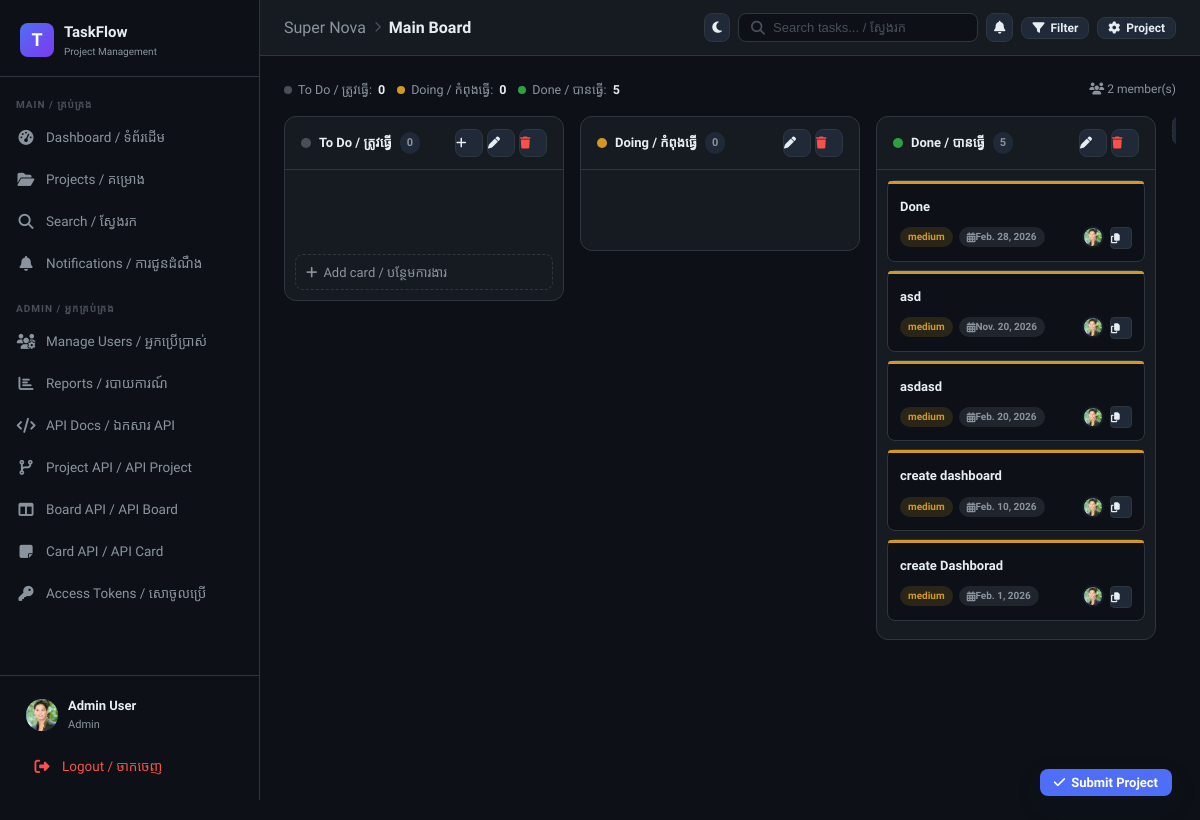
/projects/3/boards/3/ (signed in), run on the app's committed database.
### core/models.py (models this page shows, shortened)
class User(AbstractUser):
    ROLE_CHOICES = [("admin", "Admin"), ("member", "Member")]
    role = models.CharField(max_length=10, choices=ROLE_CHOICES, default="member")
    avatar = models.ImageField(upload_to="avatars/", blank=True, null=True)
    is_active = models.BooleanField(default=True)
    @property
    def is_admin(self):
        return self.role == "admin"

class Project(models.Model):
    STATUS_CHOICES = [("active", "Active"), ("archived", "Archived")]
    owner = models.ForeignKey(
        User, on_delete=models.CASCADE, related_name="owned_projects"
    )
    name = models.CharField(max_length=150)
    description = models.TextField(blank=True)
    status = models.CharField(
        max_length=20,
        choices=[("active", "Active"), ("completed", "Completed")],
        default="active",
    )
    created_at = models.DateTimeField(auto_now_add=True)
    deadline = models.DateField(null=True, blank=True)
    updated_at = models.DateTimeField(auto_now=True)

class Board(models.Model):
    project = models.ForeignKey(
        Project, on_delete=models.CASCADE, related_name="boards"
    )
    name = models.CharField(max_length=100)
    background = models.CharField(max_length=50, blank=True, default="#1e293b")
    position = models.IntegerField(default=0)
    created_at = models.DateTimeField(auto_now_add=True)
    class Meta:
        ordering = ["position"]

class List(models.Model):
    board = models.ForeignKey(Board, on_delete=models.CASCADE, related_name="lists")
    title = models.CharField(max_length=100)
    position = models.IntegerField(default=0)
    created_at = models.DateTimeField(auto_now_add=True)
    class Meta:
        ordering = ["position"]

class Card(models.Model):
    PRIORITY_CHOICES = [
        ("low", "Low"),
        ("medium", "Medium"),
        ("high", "High"),
        ("critical", "Critical"),
    ]
    STATUS_CHOICES = [("todo", "To Do"), ("doing", "Doing"), ("done", "Done")]
    list = models.ForeignKey(List, on_delete=models.CASCADE, related_name="cards")
    created_by = models.ForeignKey(
        User, on_delete=models.CASCADE, related_name="created_cards"
    )
    title = models.CharField(max_length=200)
    description = models.TextField(blank=True)
    priority = models.CharField(
        max_length=10, choices=PRIORITY_CHOICES, default="medium"
    )
    status = models.CharField(max_length=10, choices=STATUS_CHOICES, default="todo")
    deadline = models.DateField(null=True, blank=True)
    position = models.IntegerField(default=0)
    labels = models.ManyToManyField(Label, blank=True, related_name="cards")
    assignees = models.ManyToManyField(
        User, blank=True, related_name="assigned_cards", through="CardAssignment"
    )
    created_at = models.DateTimeField(auto_now_add=True)
    updated_at = models.DateTimeField(auto_now=True)
    class Meta:
        ordering = ["position"]
    @property
    def is_overdue(self):
        if self.deadline and self.status != "done":
            return self.deadline < timezone.now().date()
        return False

### core/views.py (the view)
# urls.py: path('projects/<int:project_id>/boards/<int:board_id>/', views.board_view, name='board'),
@login_required
def board_view(request, project_id, board_id):
    project = get_object_or_404(Project, id=project_id)
    board = get_object_or_404(Board, id=board_id, project=project)
    if not can_access_project(request.user, project):
        return redirect("projects")
    can_lead = is_project_leader(request.user, project)
    visible_cards = Card.objects.prefetch_related("assignees", "labels")
    if not can_lead:
        visible_cards = visible_cards.filter(Q(assignees=request.user) | Q(status="todo")).distinct()
    lists = list(
        board.lists.prefetch_related(
            Prefetch("cards", queryset=visible_cards, to_attr="visible_cards")
        ).all()
    )
    for lst in lists:
        lst.can_add_card = can_lead and list_status(lst) == "todo"
    members = ProjectMember.objects.filter(project=project).select_related("user")
    labels = project.labels.all()
    all_boards = project.boards.all()
    context = {
        "project": project,
        "board": board,
        "lists": lists,
        "members": members,
        "labels": labels,
        "all_boards": all_boards,
        "can_lead": can_lead,
        "unread_count": request.user.notifications.filter(is_read=False).count(),
    }
    return render(request, "board/kanban.html", context)

### templates/board/kanban.html (shortened to what this page needs)
{% extends 'base.html' %}
{% block page_title %}
<div style="display:flex;align-items:center;gap:8px">
  <a href="{% url 'project_detail' project.id %}" style="color:var(--text-muted);text-decoration:none;font-weight:400">{{ project.name }}</a>
  <i class="fa-solid fa-chevron-right" style="font-size:11px;color:var(--text-faint)"></i>
  <span>{{ board.name }}</span>
</div>
{% endblock %}
{% block topbar_extra %}
<div style="display:flex;gap:8px;align-items:center">
  <button class="btn btn-secondary btn-sm" onclick="showModal('filterModal')">
    <i class="fa-solid fa-filter"></i> Filter
  </button>
  <a href="{% url 'project_detail' project.id %}" class="btn btn-secondary btn-sm">
    <i class="fa-solid fa-gear"></i> Project
  </a>
</div>
{% endblock %}
{% block content %}
<div style="display:flex;align-items:center;gap:12px;margin-bottom:16px;flex-wrap:wrap">
  {% for l in lists %}
  <div style="display:flex;align-items:center;gap:6px;font-size:12.5px;color:var(--text-muted)">
    <span style="width:8px;height:8px;border-radius:50%;background:{% if 'Do' in l.title and 'ing' in l.title %}var(--yellow){% elif 'Done' in l.title %}var(--green){% else %}var(--text-faint){% endif %}"></span>
    {{ l.title }}: <strong style="color:var(--text-primary)">{{ l.visible_cards|length }}</strong>
  </div>
  {% endfor %}
  <div style="margin-left:auto;display:flex;gap:8px">
    <div style="font-size:12px;color:var(--text-muted)">
      <i class="fa-solid fa-users"></i> {{ members|length }} member(s)
    </div>
  </div>
</div>
<div class="kanban-board" id="kanbanBoard">
  {% for list in lists %}
  <div class="kanban-col" data-list-id="{{ list.id }}">
    <div class="kanban-col-header">
      <div style="display:flex;align-items:center;gap:8px">
        <span style="width:10px;height:10px;border-radius:50%;background:{% if 'Doing' in list.title %}var(--yellow){% elif 'Done' in list.title %}var(--green){% else %}var(--text-faint){% endif %}"></span>
        <span class="kanban-col-title">{{ list.title }}</span>
        <span class="col-count">{{ list.visible_cards|length }}</span>
      </div>
      <div style="display:flex;align-items:center;gap:4px;">
        {% if list.can_add_card %}
        <button class="btn btn-icon btn-secondary" style="width:28px;height:28px;padding:0;font-size:12px" onclick="toggleAddCard({{ list.id }})">
          <i class="fa-solid fa-plus"></i>
        </button>
        {% endif %}
        {% if can_lead %}
        <button class="btn btn-icon btn-secondary" style="width:28px;height:28px;padding:0;font-size:12px" onclick="openListEditModal({{ list.id }}, '{{ list.title|escapejs }}')" title="Rename list">
          <i class="fa-solid fa-pen"></i>
        </button>
        <form method="post" action="{% url 'list_delete' list.id %}" style="display:inline" onsubmit="return confirm('Delete this list and all its cards?')">
          <button type="submit" class="btn btn-icon btn-secondary" style="width:28px;height:28px;padding:0;font-size:12px;color:var(--red,#ef4444)" title="Delete list">
            <i class="fa-solid fa-trash"></i>
          </button>
        </form>
        {% endif %}
      </div>
    </div>
    <div class="kanban-cards" id="cards-{{ list.id }}"{% if can_lead %} ondragover="dragOver(event)" ondrop="drop(event, {{ list.id }})"{% endif %}>
      {% for card in list.visible_cards %}
      <div class="kanban-card" id="card-{{ card.id }}"{% if can_lead %} draggable="true"
           ondragstart="dragStart(event, {{ card.id }})"
           ondragend="dragEnd(event)"{% endif %}
           onclick="window.location='{% url 'card_detail' card.id %}'">
        <div class="card-priority-bar {{ card.priority }}"></div>
        <div class="kanban-card-title">{{ card.title }}</div>
        <div class="card-meta">
          <span class="badge badge-{{ card.priority }}" style="font-size:10px">{{ card.priority }}</span>
          {% if card.deadline %}
          <span class="badge {% if card.is_overdue %}badge-overdue{% else %}badge-todo{% endif %}" style="font-size:10px">
            <i class="fa-solid fa-calendar-days"></i> {{ card.deadline }}
          </span>
          {% endif %}
          <div class="card-assignees">
            {% for assignee in card.assignees.all|slice:":3" %}
            <div class="card-assignee-avatar" title="{{ assignee.username }}">
              {% if assignee.avatar %}<img src="{{ assignee.avatar.url }}" style="width:100%;height:100%;object-fit:cover;border-radius:50%">
              {% else %}{{ assignee.username|first|upper }}{% endif %}
            </div>
            {% endfor %}
          </div>
          {% if can_lead %}
          <form method="post" action="{% url 'card_duplicate' card.id %}" style="display:inline" onclick="event.stopPropagation()">
            <button type="submit" class="btn btn-icon btn-secondary" style="width:22px;height:22px;padding:0;font-size:10px;border-radius:4px" title="Duplicate card" onclick="event.stopPropagation()">
              <i class="fa-solid fa-copy"></i>
            </button>
          </form>
          {% endif %}
        </div>
      </div>
      {% endfor %}
    </div>
    {% if list.can_add_card %}
    <button class="add-card-btn" onclick="toggleAddCard({{ list.id }})">
      <i class="fa-solid fa-plus"></i> Add card / បន្ថែមការងារ
    </button>
    {% endif %}
  </div>
  {% endfor %}
  {% if can_lead %}
  <div style="flex-shrink:0;width:280px">
    <div id="addListToggle">
      <button class="btn btn-secondary" onclick="document.getElementById('addListToggle').style.display='none';document.getElementById('addListForm').style.display='block'" style="width:100%;justify-content:center;border-style:dashed">
      </button>
    </div>
  </div>
  {% endif %}
</div>
{% if can_lead and project.status != "completed" %}
<form method="post" action="{% url 'project_complete' project.id board.id %}" class="project-submit-fixed">
  <button type="submit" class="btn btn-primary" onclick="return confirm('Submit and mark this project completed?')">
    <i class="fa-solid fa-check"></i> Submit Project
  </button>
</form>
{% endif %}
{% endblock %}

### templates/base.html (shortened to what this page needs)
{% load static %}
<!doctype html>
<html lang="km-en">
  <head>
    <link rel="stylesheet" href="{% static 'css/main.css' %}" />
    <link rel="stylesheet" href="https://cdnjs.cloudflare.com/ajax/libs/font-awesome/6.5.0/css/all.min.css" />
  </head>
  <body class="{% block body_class %}{% endblock %}">
    <aside class="sidebar" id="sidebar">
      <div class="sidebar-logo">
        <div class="logo-icon">T</div>
        <div>
          <div class="logo-text">TaskFlow</div>
          <div class="logo-sub">Project Management</div>
        </div>
      </div>
      <nav class="sidebar-nav">
        <div class="nav-section">Main / គ្រប់គ្រង</div>
        <a href="{% url 'dashboard' %}" class="nav-link {% if request.resolver_match.url_name == 'dashboard' %}active{% endif %}">
          <span class="nav-icon"><i class="fa-solid fa-gauge-high"></i></span>
          Dashboard / ទំព័រដើម
        </a>
        <a href="{% url 'projects' %}" class="nav-link ">
          <span class="nav-icon"><i class="fa-solid fa-folder-open"></i></span>
          Projects / គម្រោង
        </a>
        <a href="{% url 'search' %}" class="nav-link {% if request.resolver_match.url_name == 'search' %}active{% endif %}">
          <span class="nav-icon"><i class="fa-solid fa-magnifying-glass"></i></span>
          Search / ស្វែងរក
        </a>
        <a href="{% url 'notifications' %}" class="nav-link {% if request.resolver_match.url_name == 'notifications' %}active{% endif %}">
          <span class="nav-icon"><i class="fa-solid fa-bell"></i></span>
          Notifications / ការជូនដំណឹង
        </a>
        {% if user.is_admin or user.is_staff or user.is_superuser %}
        <div class="nav-section" style="margin-top: 8px">Admin / អ្នកគ្រប់គ្រង</div>
        <a href="{% url 'admin_users' %}" class="nav-link {% if request.resolver_match.url_name == 'admin_users' %}active{% endif %}">
          <span class="nav-icon"><i class="fa-solid fa-users-gear"></i></span>
          Manage Users / អ្នកប្រើប្រាស់
        </a>
        <a href="{% url 'admin_reports' %}" class="nav-link {% if request.resolver_match.url_name == 'admin_reports' %}active{% endif %}">
          <span class="nav-icon"><i class="fa-solid fa-chart-bar"></i></span>
          Reports / របាយការណ៍
        </a>
        <a href="{% url 'admin_api_docs' %}" class="nav-link {% if request.resolver_match.url_name == 'admin_api_docs' %}active{% endif %}">
          <span class="nav-icon"><i class="fa-solid fa-code"></i></span>
          API Docs / ឯកសារ API
        </a>
        <a href="{% url 'admin_project_api' %}" class="nav-link {% if request.resolver_match.url_name == 'project_api_crud' or request.resolver_match.url_name == 'admin_project_api' %}active{% endif %}">
          <span class="nav-icon"><i class="fa-solid fa-code-branch"></i></span>
          Project API / API Project
        </a>
        <a href="{% url 'admin_board_api' %}" class="nav-link {% if request.resolver_match.url_name == 'board_api_crud' or request.resolver_match.url_name == 'admin_board_api' %}active{% endif %}">
          <span class="nav-icon"><i class="fa-solid fa-columns"></i></span>
          Board API / API Board
        </a>
        <a href="{% url 'admin_card_api' %}" class="nav-link {% if request.resolver_match.url_name == 'card_api_crud' or request.resolver_match.url_name == 'admin_card_api' %}active{% endif %}">
          <span class="nav-icon"><i class="fa-solid fa-note-sticky"></i></span>
          Card API / API Card
        </a>
        <a href="{% url 'admin_access_tokens' %}" class="nav-link {% if request.resolver_match.url_name == 'admin_access_tokens' %}active{% endif %}">
          <span class="nav-icon"><i class="fa-solid fa-key"></i></span>
          Access Tokens / សោចូលប្រើ
        </a>
        {% endif %}
      </nav>
      <div class="sidebar-footer">
        <a href="{% url 'profile' %}" class="user-card">
          <div class="user-avatar">
            {% if user.avatar %}<img src="{{ user.avatar.url }}" alt="" />
            {% else %}{{ user.username|first|upper }}{% endif %}
          </div>
          <div class="user-info">
            <div class="user-name">{{ user.get_full_name|default:user.username }}</div>
            <div class="user-role">{{ user.role }}</div>
          </div>
        </a>
        <a href="{% url 'logout' %}" class="nav-link" style="margin-top: 4px; color: var(--red)">
          <span class="nav-icon"><i class="fa-solid fa-right-from-bracket"></i></span>
          Logout / ចាកចេញ
        </a>
      </div>
    </aside>
    <div class="main-content">
      <div class="topbar">
        <div class="topbar-title">{% block page_title %}{% endblock %}</div>
        <div class="topbar-actions">
          <button id="themeToggle" class="btn btn-icon btn-secondary" type="button">
            <i class="fa-solid fa-moon" id="themeIcon"></i>
          </button>
          <form action="{% url 'search' %}" method="get" class="search-bar">
            <i class="fa-solid fa-magnifying-glass" style="color: var(--text-faint)"></i>
            <input type="text" name="q" placeholder="Search tasks... / ស្វែងរក" value="{{ request.GET.q }}" />
          </form>
          <a href="{% url 'notifications' %}" class="btn btn-icon btn-secondary" style="position: relative">
            <i class="fa-solid fa-bell"></i>
          </a>
          {% block topbar_extra %}{% endblock %}
        </div>
      </div>
      <div class="page-content">
        {% block content %}{% endblock %}
      </div>
    </div>
  </body>
</html>

### data on the page
User: avatar (picture), get_full_name "Admin User", role "Admin"
Project: name "Super Nova"
Board: name "Main Board"
List: title "To Do / ត្រូវធ្វើ", visible_cards|length "0"
List: title "Doing / កំពុងធ្វើ", visible_cards|length "0"
List: title "Done / បានធ្វើ", visible_cards|length "5"
Card: title "Done", priority "medium", deadline "Feb. 28, 2026"
Card: title "asd", priority "medium", deadline "Nov. 20, 2026"
Card: title "asdasd", priority "medium", deadline "Feb. 20, 2026"
Card: title "create dashboard", priority "medium", deadline "Feb. 10, 2026"
Card: title "create Dashborad", priority "medium", deadline "Feb. 1, 2026"

### other printed values
{{ members|length }} "2"
